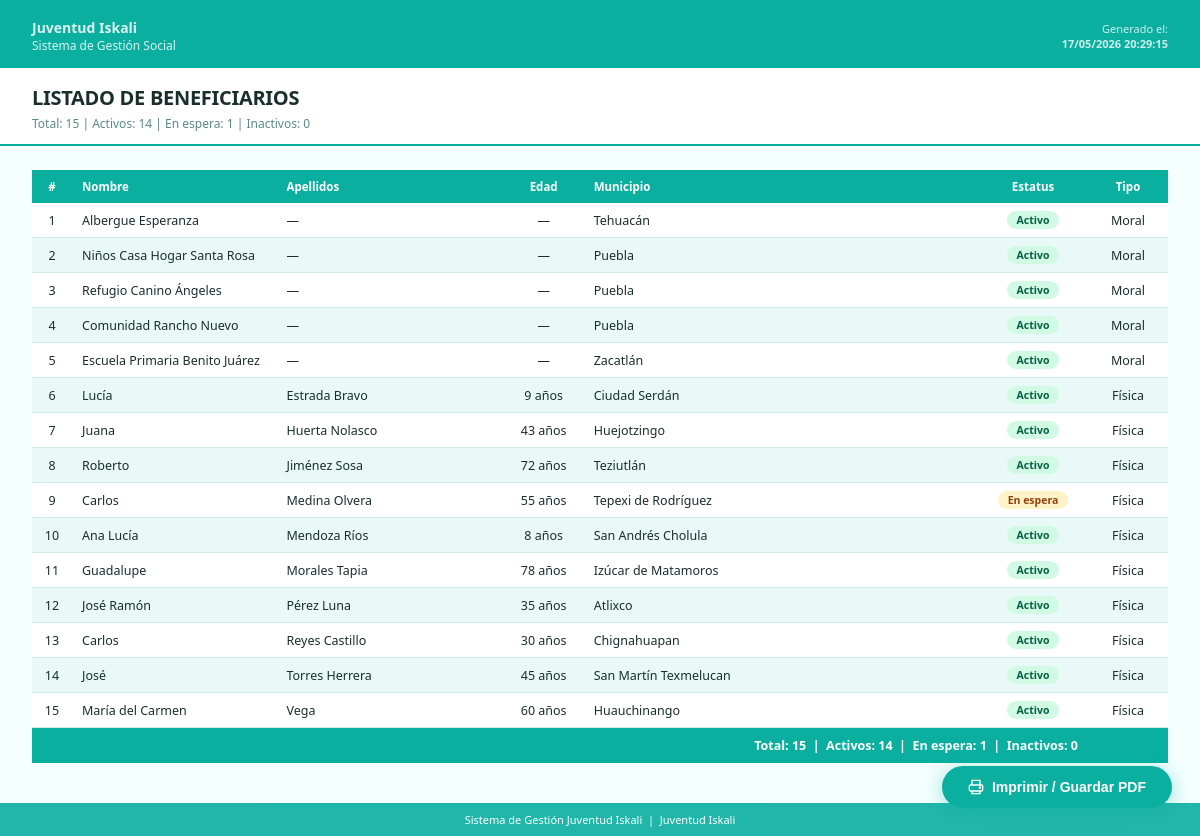
Page /index.php?pagina=reportes&accion=generar&tipo=beneficiarios (signed in) on the earlier database version.
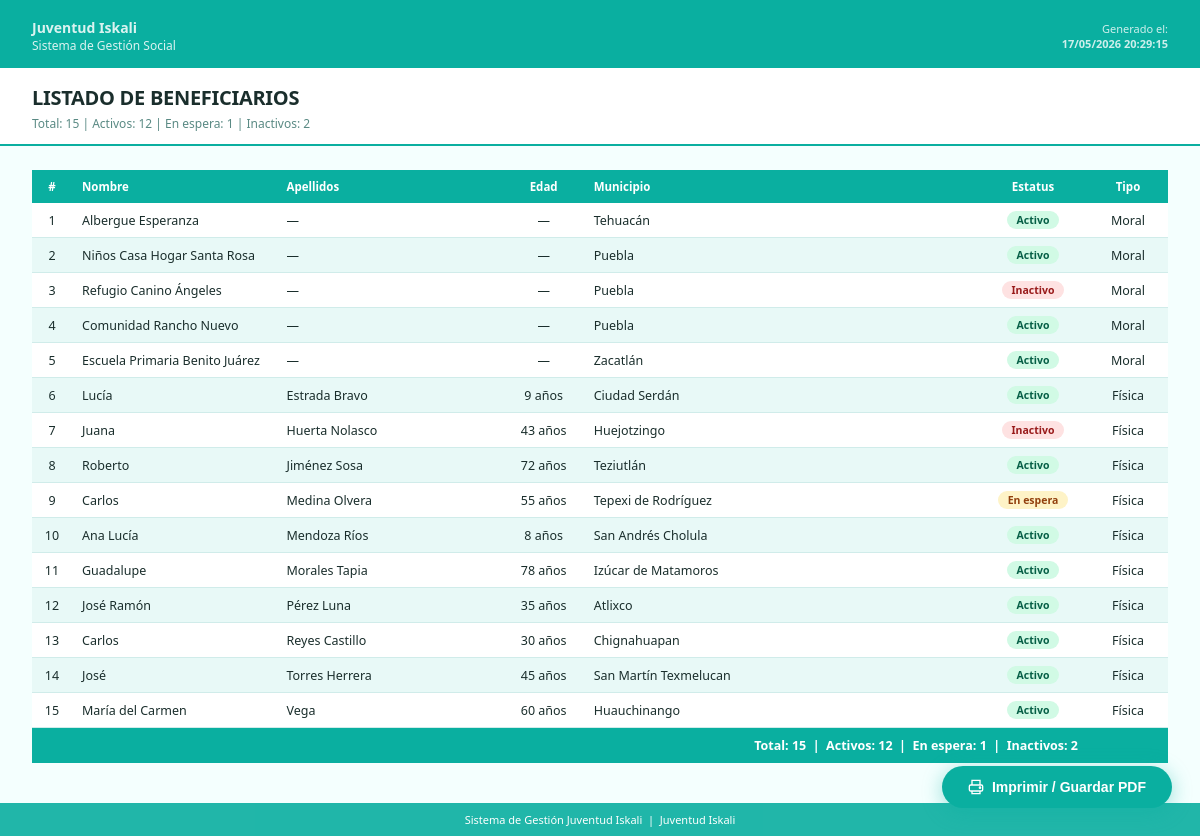
Same page on the later database version.
### tables this page shows
CREATE TABLE beneficiarios (
    id_beneficiario        INT          NOT NULL AUTO_INCREMENT,
    tipo_persona           ENUM('fisica','moral') NOT NULL DEFAULT 'fisica',
    id_comunidad           INT,
    direccion              VARCHAR(255),
    telefono               VARCHAR(20),
    estado                 ENUM('activo','inactivo','en_espera') NOT NULL DEFAULT 'activo',
    notas                  TEXT,
    id_usuario_registrador INT          NOT NULL,
    created_at             DATETIME     NOT NULL DEFAULT CURRENT_TIMESTAMP,
    updated_at             DATETIME     NOT NULL DEFAULT CURRENT_TIMESTAMP ON UPDATE CURRENT_TIMESTAMP,
    PRIMARY KEY (id_beneficiario)
);

CREATE TABLE beneficiarios_fisicos (
    id_beneficiario  INT          NOT NULL,
    nombre           VARCHAR(100) NOT NULL,
    apellido         VARCHAR(100) NOT NULL,
    edad             TINYINT UNSIGNED,
    curp             VARCHAR(18),
    fecha_nacimiento DATE,
    PRIMARY KEY (id_beneficiario),
    UNIQUE KEY uq_benef_curp (curp)
);

### models/ReporteModel.php (called while the page is built, shortened)
<?php
class ReporteModel
{
    private PDO $db;
    public function __construct(PDO $conexion)
    {
        $this->db = $conexion;
    }
    public function getBeneficiarios(): array
    {
        $sql = "
            SELECT
                b.id_beneficiario,
                COALESCE(bf.nombre,   bm.razon_social, '—') AS nombre,
                COALESCE(bf.apellido, '—')                   AS apellidos,
                bf.edad,
                COALESCE(com.municipio, '—')                 AS municipio,
                CASE b.estado
                    WHEN 'activo'    THEN 'Activo'
                    WHEN 'inactivo'  THEN 'Inactivo'
                    WHEN 'en_espera' THEN 'En espera'
                    ELSE b.estado
                END AS estatus,
                b.tipo_persona
            FROM beneficiarios b
            LEFT JOIN beneficiarios_fisicos  bf  ON b.id_beneficiario = bf.id_beneficiario
            LEFT JOIN beneficiarios_morales  bm  ON b.id_beneficiario = bm.id_beneficiario
            LEFT JOIN comunidades            com ON b.id_comunidad    = com.id_comunidad
            ORDER BY bf.apellido ASC, bf.nombre ASC
        ";
        return $this->db->query($sql)->fetchAll(PDO::FETCH_ASSOC);
    }
    public function getResumenBeneficiarios(): array
    {
        $filas     = $this->getBeneficiarios();
        $total     = count($filas);
        $activos   = count(array_filter($filas, fn($f) => $f['estatus'] === 'Activo'));
        $espera    = count(array_filter($filas, fn($f) => $f['estatus'] === 'En espera'));
        $inactivos = count(array_filter($filas, fn($f) => $f['estatus'] === 'Inactivo'));
        return compact('total', 'activos', 'espera', 'inactivos', 'filas');
    }
}

### controllers/ReportesController.php (the view, shortened to what this page needs)
<?php
class ReportesController
{
    private ReporteModel $model;
    public function __construct(PDO $conexion)
    {
        require_once 'models/ReporteModel.php';
        $this->model = new ReporteModel($conexion);
    }
    public function generar(): void
    {
        $tipo = trim($_GET['tipo'] ?? '');
        switch ($tipo) {
            case 'beneficiarios':
                $this->reporteBeneficiarios();
                break;
        }
    }
    private function renderReporte(string $titulo, string $subtitulo, string $cuerpo): void
    {
        $fecha     = date('d/m/Y  H:i:s');
        $appNombre = defined('APP_NAME') ? APP_NAME : 'Juventud Iskali';
        echo <<<HTML
        <!DOCTYPE html>
        <html lang="es">
        <head>
          <title>{$titulo} — {$appNombre}</title>
        </head>
        <body>
          <div class="report-header">
            <div class="org">
              <strong style="font-size:14px;">{$appNombre}</strong><br>
              Sistema de Gestión Social
            </div>
            <div class="fecha">
              Generado el:<br>
              <strong>{$fecha}</strong>
            </div>
          </div>
          <div class="report-title-bar">
            <h1>{$titulo}</h1>
            <p class="subtitle">{$subtitulo}</p>
          </div>
          <div class="report-body">
            {$cuerpo}
          </div>
          <div class="report-footer">
            Sistema de Gestión Juventud Iskali &nbsp;|&nbsp; {$appNombre}
          </div>
          <button class="print-btn" onclick="window.print()">
            <svg xmlns="http://www.w3.org/2000/svg" width="16" height="16" fill="none"
                 stroke="currentColor" stroke-width="2" viewBox="0 0 24 24">
              <path d="M6 9V2h12v7"/><rect x="2" y="9" width="20" height="9" rx="2"/>
              <path d="M6 18v4h12v-4"/><circle cx="18" cy="13" r="1" fill="currentColor"/>
            </svg>
            Imprimir / Guardar PDF
          </button>
        </body>
        </html>
        HTML;
        exit;
    }
    private function badge(string $texto, string $clase): string
    {
        $claseSegura = htmlspecialchars($clase);
        $textoSeguro = htmlspecialchars($texto);
        return "<span class=\"badge badge-{$claseSegura}\">{$textoSeguro}</span>";
    }
    private function reporteBeneficiarios(): void
    {
        $data      = $this->model->getResumenBeneficiarios();
        $filas     = $data['filas'];
        $total     = $data['total'];
        $activos   = $data['activos'];
        $espera    = $data['espera'];
        $inactivos = $data['inactivos'];
        $filasHtml = '';
        foreach ($filas as $i => $f) {
            $n         = $i + 1;
            $nombre    = htmlspecialchars($f['nombre']    ?? '—');
            $apellidos = htmlspecialchars($f['apellidos'] ?? '—');
            $edad      = ($f['edad'] !== null && $f['edad'] !== '')
                ? htmlspecialchars($f['edad']) . ' años'
                : '—';
            $municipio = htmlspecialchars($f['municipio'] ?? '—');
            $tipoLabel = $f['tipo_persona'] === 'moral' ? 'Moral' : 'Física';
            $badgeClase = match($f['estatus']) {
                'Activo'    => 'activo',
                'Inactivo'  => 'inactivo',
                'En espera' => 'espera',
                default     => 'inactivo',
            };
            $estatusBadge = $this->badge($f['estatus'], $badgeClase);
            $filasHtml .= "<tr>
              <td class=\"c\">{$n}</td>
              <td>{$nombre}</td>
              <td>{$apellidos}</td>
              <td class=\"c\">{$edad}</td>
              <td>{$municipio}</td>
              <td class=\"c\">{$estatusBadge}</td>
              <td class=\"c\">{$tipoLabel}</td>
            </tr>";
        }
        $filasHtml .= "<tr class=\"totals-row\">
          <td colspan=\"6\" style=\"text-align:right;\">
            Total: {$total} &nbsp;|&nbsp; Activos: {$activos} &nbsp;|&nbsp; En espera: {$espera} &nbsp;|&nbsp; Inactivos: {$inactivos}
          </td>
          <td></td>
        </tr>";
        $cuerpo = "
        <table>
          <thead>
            <tr>
              <th class=\"c\" style=\"width:40px;\">#</th>
              <th style=\"width:18%;\">Nombre</th>
              <th style=\"width:20%;\">Apellidos</th>
              <th class=\"c\" style=\"width:80px;\">Edad</th>
              <th>Municipio</th>
              <th class=\"c\" style=\"width:110px;\">Estatus</th>
              <th class=\"c\" style=\"width:80px;\">Tipo</th>
            </tr>
          </thead>
          <tbody>{$filasHtml}</tbody>
        </table>";
        $subtitulo = "Total: {$total}   |   Activos: {$activos}   |   En espera: {$espera}   |   Inactivos: {$inactivos}";
        $this->renderReporte('LISTADO DE BENEFICIARIOS', $subtitulo, $cuerpo);
    }
}

### index.php (shortened to what this page needs)
<?php
$db       = new Database();
$conexion = $db->getConnection();
$pagina = $_GET['pagina'] ?? 'inicio';
switch ($pagina) {
    case 'reportes':
        require_once 'controllers/ReportesController.php';
        $controller = new ReportesController($conexion);
        $accion     = $_GET['accion'] ?? 'index';
        if ($accion === 'generar') {
            $controller->generar();
        } else {
            $controller->index();
        }
        break;
}

Differences in the rows shown:
changed beneficiarios (number 3 of 5 on the later page): textoSeguro "Activo" → "Inactivo"
computed for beneficiarios_fisicos "43 años": textoSeguro "Activo" → "Inactivo"
Other differences:
$subtitulo: "Total: 15 | Activos: 14 | En espera: 1 | Inactivos: 0" → "Total: 15 | Activos: 12 | En espera: 1 | Inactivos: 2"
$activos: "14" → "12"
$inactivos: "0" → "2"
